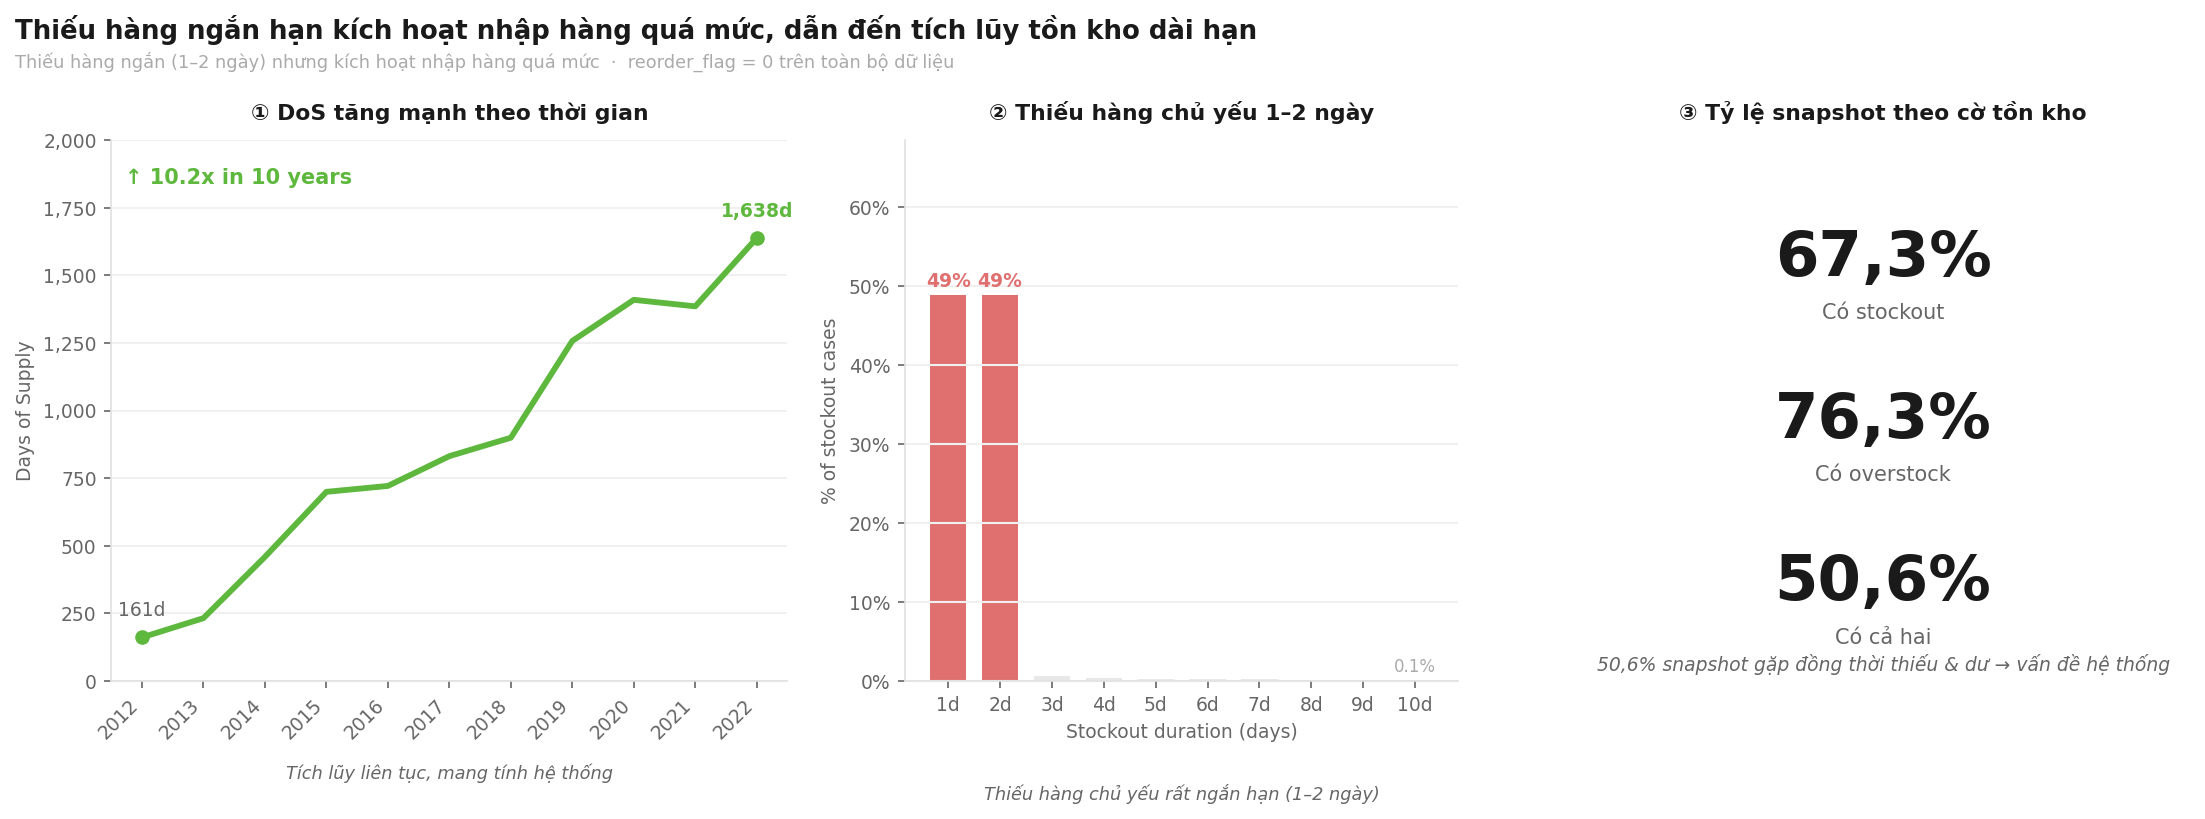

The Python source for this figure:
import sys, io
sys.stdout = io.TextIOWrapper(sys.stdout.buffer, encoding='utf-8')

import matplotlib.pyplot as plt
import matplotlib.ticker as mticker
import matplotlib.patches as mpatches
import numpy as np
import pandas as pd
import warnings; warnings.filterwarnings('ignore')

inv = pd.read_csv('inventory.csv', parse_dates=['snapshot_date'])

inv['group'] = 'none'
inv.loc[(inv['stockout_flag']==1) & (inv['overstock_flag']==0), 'group'] = 'stockout_only'
inv.loc[(inv['stockout_flag']==0) & (inv['overstock_flag']==1), 'group'] = 'overstock_only'
inv.loc[(inv['stockout_flag']==1) & (inv['overstock_flag']==1), 'group'] = 'both'

dos_yr = inv.groupby('year')['days_of_supply'].mean().reset_index()
years  = dos_yr['year'].tolist()
dos    = dos_yr['days_of_supply'].tolist()

sd = inv[inv['stockout_flag']==1]['stockout_days']
sd_ct = sd.value_counts().sort_index()
sd_show = sd_ct[sd_ct.index <= 10]
pct_le2 = (sd <= 2).mean() * 100

group_order  = ['stockout_only', 'none', 'overstock_only', 'both']
group_labels = ['Chỉ\nStockout', 'Không có\ncờ nào', 'Chỉ\nOverstock', 'Cả hai\n(both)']
group_med    = inv.groupby('group')['days_of_supply'].median()
medians      = [group_med[g] for g in group_order]

C_HI    = '#98f16d'
C_HI2   = '#5db83d'
C_HI3   = '#3a7a22'
C_RED   = '#e07070'
C_GRAY  = '#c8c8c8'
C_LGRAY = '#e8e8e8'
C_TXT   = '#1a1a1a'
C_MID   = '#666666'
C_MUTED = '#aaaaaa'
C_BG    = '#ffffff'
C_GRID  = '#f0f0f0'

fig, axes = plt.subplots(1, 3, figsize=(15, 6.2), facecolor=C_BG,
                         gridspec_kw={'width_ratios': [1.1, 0.9, 1.0]})
fig.patch.set_facecolor(C_BG)

for ax in axes:
    ax.set_facecolor(C_BG)
    ax.spines[['top', 'right']].set_visible(False)
    ax.spines[['left', 'bottom']].set_color('#e0e0e0')
    ax.tick_params(colors=C_MID, labelsize=9)

ax1 = axes[0]

ax1.plot(years, dos, color=C_HI2, lw=2.8, zorder=3)

ax1.scatter([years[0], years[-1]],
            [dos[0], dos[-1]],
            color=C_HI2, zorder=4)

ax1.text(years[0], dos[0] + 80,
         f'{int(dos[0]):,}d',
         fontsize=9, color=C_MID, ha='center')

ax1.text(years[-1], dos[-1] + 80,
         f'{int(dos[-1]):,}d',
         fontsize=9, color=C_HI2, ha='center', fontweight='bold')

ratio = dos[-1] / dos[0]
ax1.text(0.02, 0.92,
         f'↑ {ratio:.1f}x in 10 years',
         transform=ax1.transAxes,
         fontsize=10, color=C_HI2, fontweight='bold')

ax1.text(0.5, -0.18,
    'Tích lũy liên tục, mang tính hệ thống',
    transform=ax1.transAxes, ha='center',
    fontsize=8.5, color=C_MID, style='italic')

ax1.set_xticks(years)
ax1.set_xticklabels(years, rotation=45, ha='right')
ax1.set_ylabel('Days of Supply', fontsize=9, color=C_MID)
ax1.set_ylim(0, 2000)
ax1.yaxis.set_major_formatter(
    mticker.FuncFormatter(lambda x, _: f'{int(x):,}')
)

ax1.grid(axis='y', color=C_GRID, lw=1)
ax1.set_title('① DoS tăng mạnh theo thời gian',
              fontsize=10.5, fontweight='bold', color=C_TXT, pad=10)
ax2 = axes[1]

sd_days = sd_show.index.tolist()

sd_pcts = sd_show.values / sd_show.values.sum() * 100

bars2 = ax2.bar(sd_days, sd_pcts,
                color=[C_RED if d <= 2 else C_LGRAY for d in sd_days],
                width=0.7)

for d, p in zip(sd_days, sd_pcts):
    if d <= 2:
        ax2.text(d, p + 1,
                 f'{p:.0f}%',
                 ha='center', fontsize=9,
                 color=C_RED, fontweight='bold')

tail_pct = sd_pcts[-1]
ax2.text(sd_days[-1], tail_pct + 1,
         f'{tail_pct:.1f}%',
         ha='center', fontsize=8, color=C_MUTED)

ax2.text(0.5, -0.22,
    'Thiếu hàng chủ yếu rất ngắn hạn (1–2 ngày)',
    transform=ax2.transAxes, ha='center',
    fontsize=8.5, color=C_MID, style='italic')

ax2.set_xticks(sd_days)
ax2.set_xticklabels([f'{d}d' for d in sd_days])
ax2.set_xlabel('Stockout duration (days)', fontsize=9, color=C_MID)
ax2.set_ylabel('% of stockout cases', fontsize=9, color=C_MID)

ax2.yaxis.set_major_formatter(mticker.FormatStrFormatter('%.0f%%'))
ax2.set_ylim(0, max(sd_pcts) * 1.4)

ax2.grid(axis='y', color=C_GRID, lw=1)
ax2.set_title('② Thiếu hàng chủ yếu 1–2 ngày',
              fontsize=10.5, fontweight='bold', color=C_TXT, pad=10)
ax3 = axes[2]
ax3.axis('off')
ax3.set_xlim(0, 1)
ax3.set_ylim(0, 1)

ax3.set_title('③ Tỷ lệ snapshot theo cờ tồn kho',
              fontsize=10.5, fontweight='bold', color=C_TXT, pad=10)

stats = [
    ('67,3%', 'Có stockout'),
    ('76,3%', 'Có overstock'),
    ('50,6%', 'Có cả hai'),
]

ys = [0.75, 0.45, 0.15]

for (num, lbl), y in zip(stats, ys):
    ax3.text(0.5, y,
             num,
             ha='center', fontsize=30,
             fontweight='bold', color=C_TXT)
    ax3.text(0.5, y - 0.08,
             lbl,
             ha='center', fontsize=10,
             color=C_MID)

ax3.text(0.5, 0.02,
         '50,6% snapshot gặp đồng thời thiếu & dư → vấn đề hệ thống',
         ha='center', fontsize=9,
         color=C_MID, style='italic')

fig.text(0.01, 0.995,
    'Thiếu hàng ngắn hạn kích hoạt nhập hàng quá mức, dẫn đến tích lũy tồn kho dài hạn',
    fontsize=12.5, fontweight='bold', color=C_TXT, va='top')
fig.text(0.01, 0.955,
    'Thiếu hàng ngắn (1–2 ngày) nhưng kích hoạt nhập hàng quá mức  ·  reorder_flag = 0 trên toàn bộ dữ liệu',
    fontsize=8.5, color=C_MUTED, va='top')

plt.tight_layout(rect=[0, 0.08, 1, 0.93])
plt.savefig('chart_inventory_bullwhip.png', dpi=150,
            bbox_inches='tight', facecolor=C_BG)
print('Saved.')
